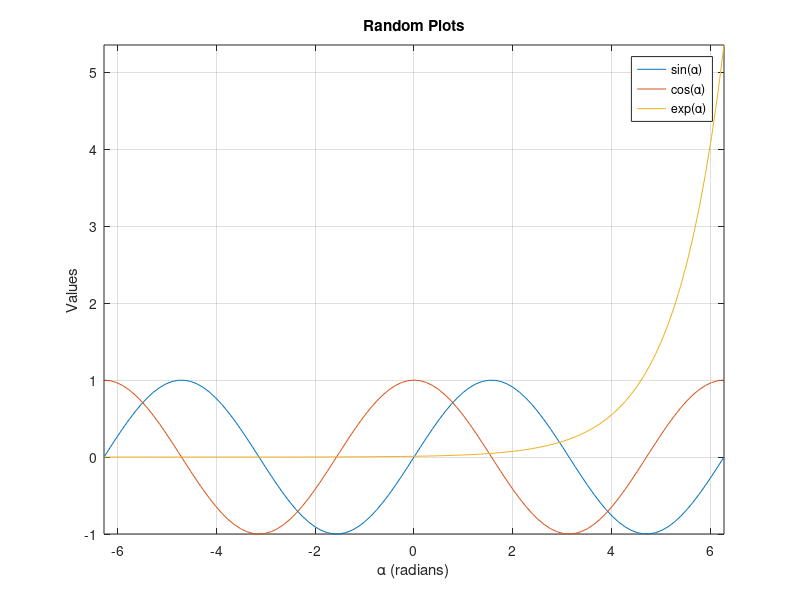

Recreate this plot in MATLAB.
x = linspace(-2*pi, 2*pi, 101);
sinx = sin(x);
cosx = cos(x);
expx = exp(x) / 100;

plot(x, sinx, x, cosx, x, expx)
title('Random Plots')
xlabel('\alpha (radians)')
ylabel('Values')
legend('sin(\alpha)', 'cos(\alpha)', 'exp(\alpha)')

grid on
axis tight